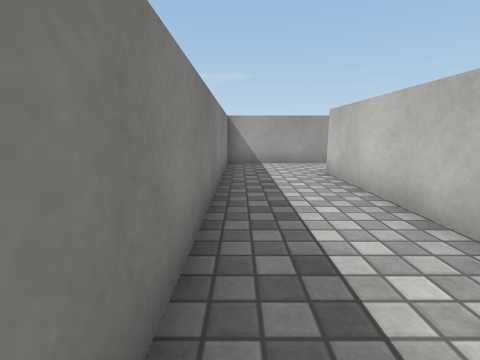
[1] (above)

16 first-person views from a walk through a 3-D level made in the Unity game engine. The camera is 0.54 m above the floor, tilts 10° down and sees 85° across. The floor is counted in squares, 0.5 m on a side. Each view is taken from the middle of a square. On the plan, view 1 faces up. The plan holds only what a view shows up to about 11 squares ahead; the rest is blank. The player character is not drawn. Surface patterns are stand-ins for the level's own textures.

[2]
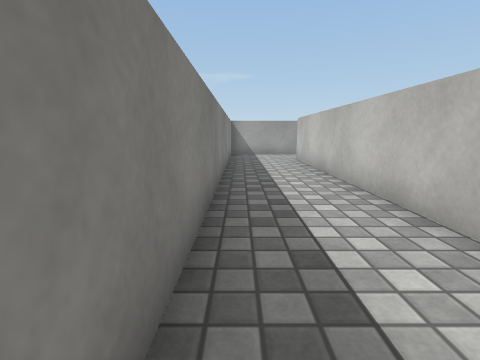

[3]
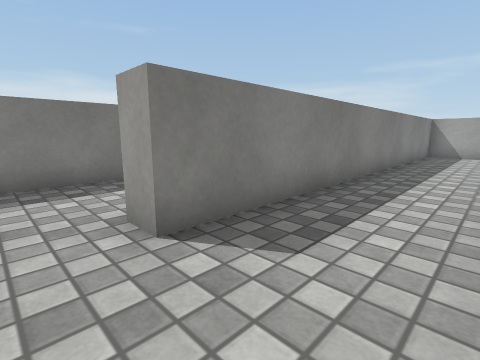

[4]
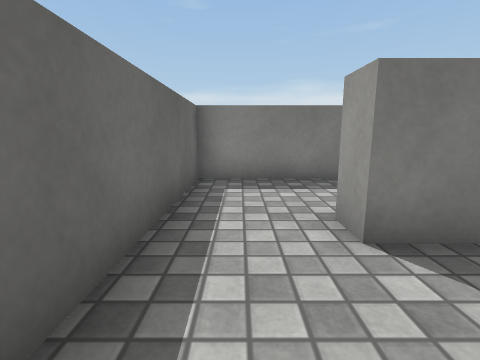

[5]
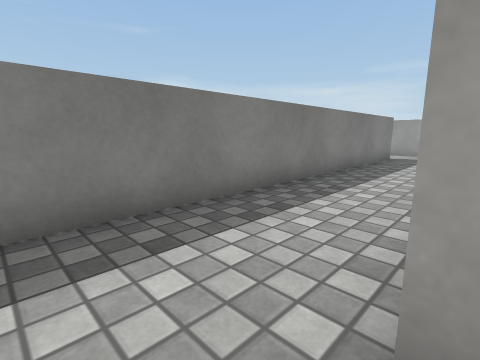

[6]
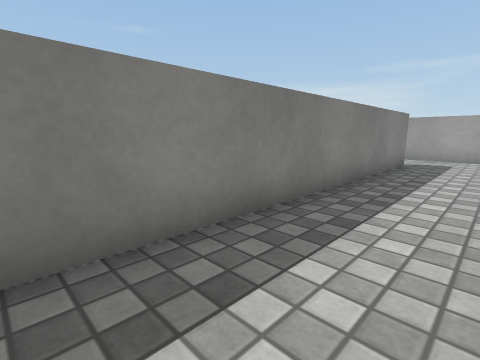

[7]
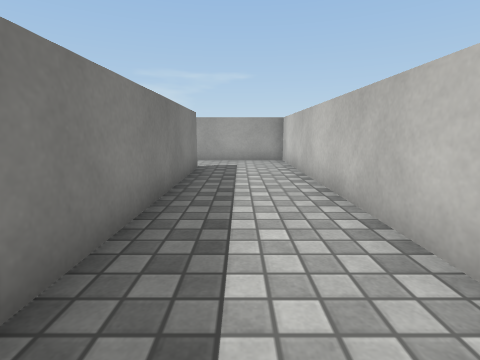

[8]
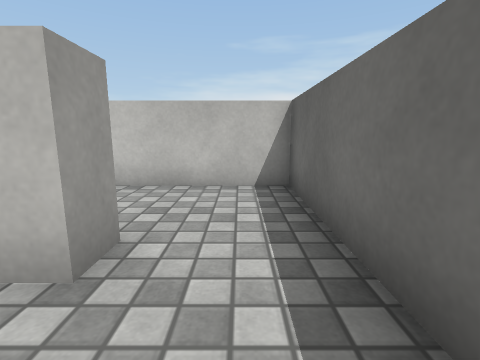

[9]
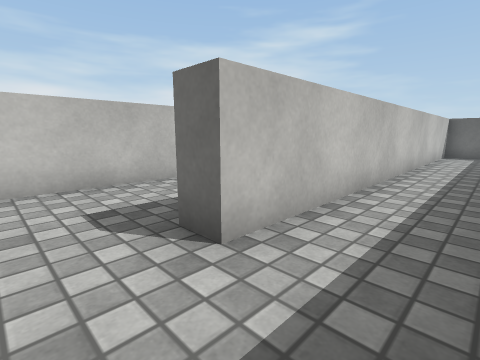

[10]
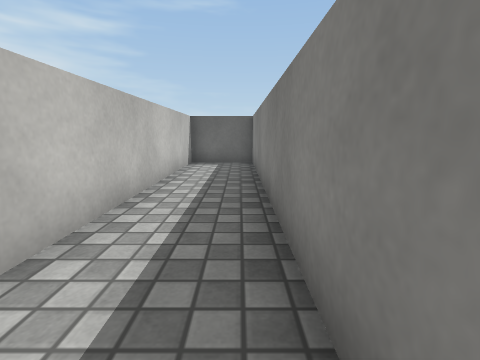

[11]
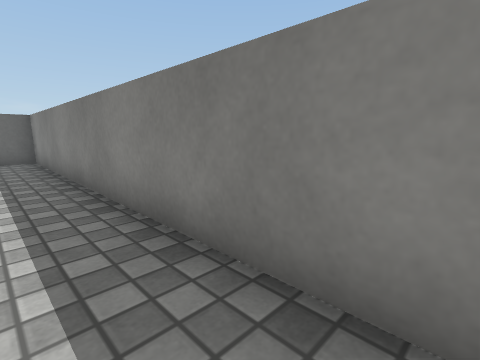

[12]
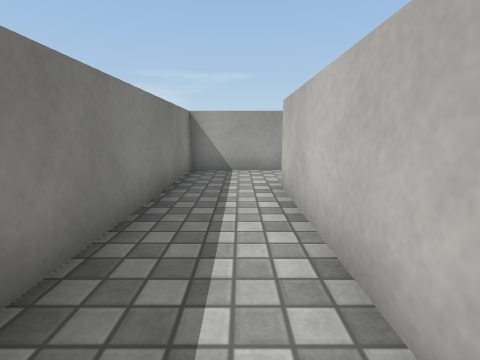

[13]
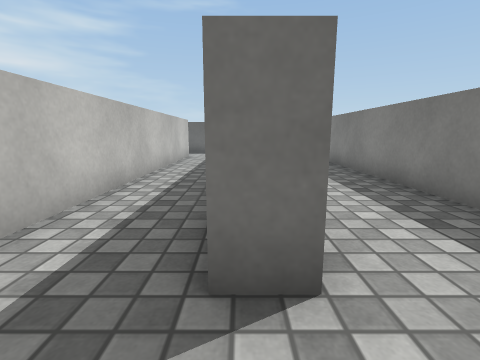

[14]
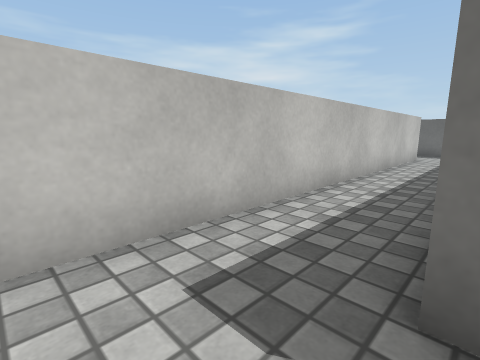

[15]
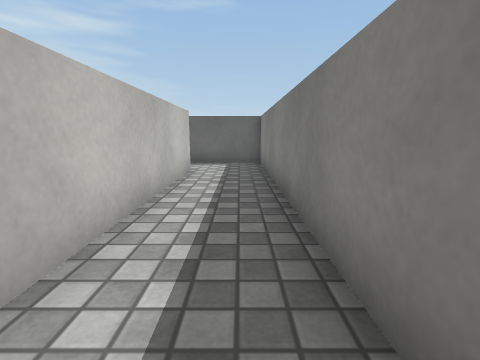

[16]
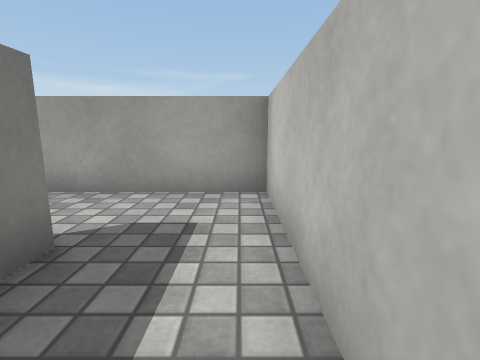

### Floor plan
Ten units are one square. View 1 is at (0, 0); x grows to the right and y downward. Boxes are objects, and circles mark ways between rooms. Rooms are numbered by the first view taken in them; rooms with no view inside come last. Other rooms are left out.
<svg viewBox="-80 -103 145 168">
<path fill="none" stroke="#000" d="M25 -98 -5 -98 -5 38 -12 38M-15 60 24 60 24 -74M-12 -8 -12 -98 -56 -98M-51 -74 -44 -74 -44 60 -15 60M-12 38 -12 32M-56 -98 -75 -98 -75 60 -51 60 -51 -74M32 -34 32 60 60 60M24 -74 32 -74 32 -68M55 40 55 -98 25 -98"/>
<circle cx="-10" cy="45" r="3" fill="#2a7"/>
<circle cx="30" cy="-85" r="3" fill="#2a7"/>
<circle cx="-45" cy="-85" r="3" fill="#2a7"/>
<text x="10" y="-20">1</text>
<text x="-30" y="-30">2</text>
<text x="-70" y="-20">3</text>
<text x="40" y="-20">4</text>
</svg>
Room 1 opens to room 2. Room 1 opens to room 4. Room 2 opens to room 3.

Where each view was taken, in squares from view 1:
view 1: 0 up, 0 right, facing up
view 2: 4 down, 0 right, facing up
view 3: 5 down, 2 right, facing up-left
view 4: 5 down, 2 right, facing left
view 5: 5 down, 1 left, facing up-left
view 6: 3 down, 2 left, facing up-left
view 7: 1 down, 3 left, facing up
view 8: 5 down, 3 left, facing right
view 9: 9 up, 7 left, facing down-right
view 10: 4 up, 7 left, facing down
view 11: 6 up, 6 left, facing down-left
view 12: 2 up, 6 left, facing up
view 13: 9 up, 3 right, facing down
view 14: 9 up, 3 right, facing down-right
view 15: 4 up, 4 right, facing down
view 16: 5 up, 5 right, facing up
